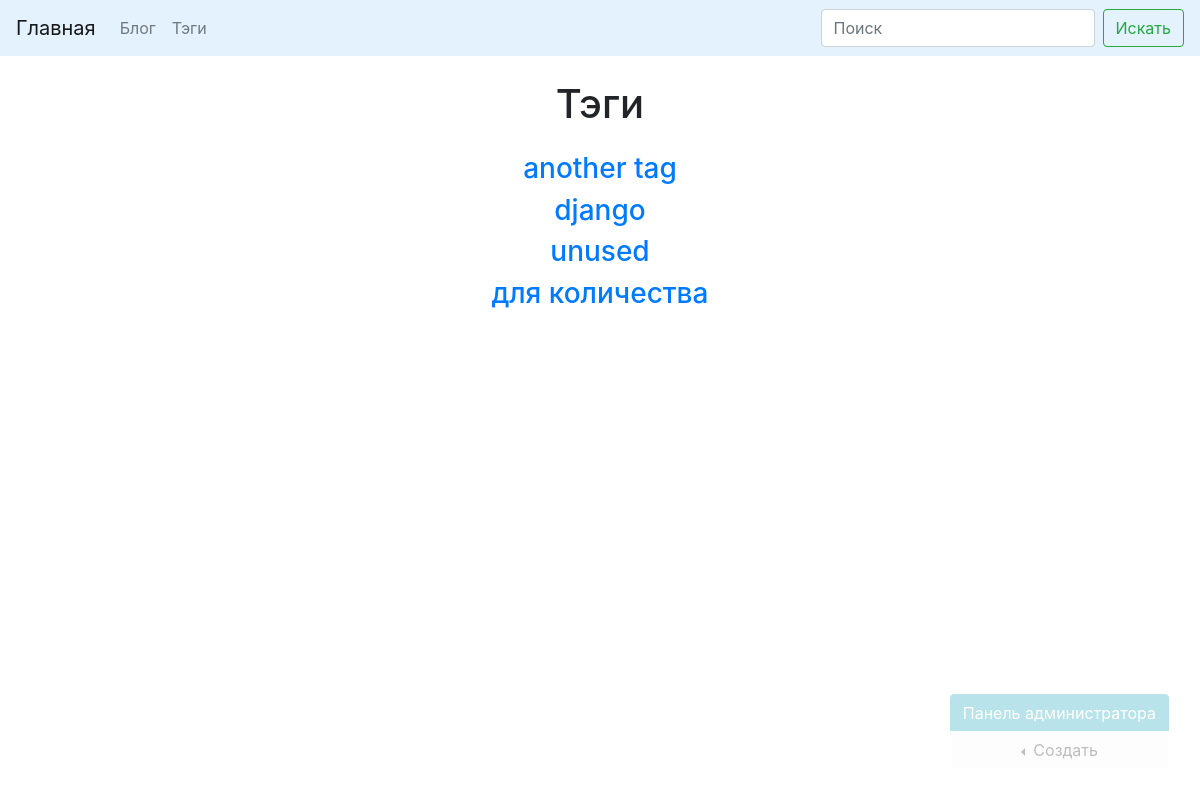
The app's page /blog/tags/ (signed in) with its own data.
### blog/models.py (models this page shows, shortened)
class Tag(models.Model):
    title = models.CharField('Заголовок', max_length=50)
    slug = models.SlugField(
        'Наименование в адресной строке', blank=True, unique=True)
    def get_absolute_url(self):
        return reverse('tag_detail_url', kwargs={'slug': self.slug})
    class Meta:
        ordering = ['title']

### blog/views.py (the view)
# urls.py: path('', tags_list, name='tags_list_url'),
def tags_list(request):
    tags = Tag.objects.all()
    return render(request, 'blog/tags/tags_list.html', context={'tags': tags})

### blog/templates/blog/tags/tags_list.html (shortened to what this page needs)
{% extends 'blog/common/items_list.html' %}
{% block list_name %}Тэги{% endblock %}
{% block items %}
{% if tags %}
{% for tag in tags %}
<h3 class="text-center">
  <a href="{{ tag.get_absolute_url }}">
    {{ tag.title }}
  </a>
</h3>
{% endfor %}
{% else %}
<p>Список тэгов пуст.</p>
{% endif %}
{% endblock %}

### records on screen
Tag: title "another tag"
Tag: title "django"
Tag: title "unused"
Tag: title "для количества"
